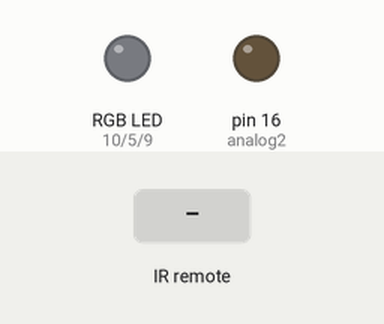
Recording of a sketch running on a simulated Arduino Uno, built with avr-gcc and run on an emulated ATmega328P. On the bench: an RGB LED mixed from three pins (HIGH = lit), output pins drawn as LEDs (lit = HIGH). The inputs (shaded band) are chosen by the test bench. The local clock reads 2024-03-15 10:24:30 at power-on unless the sketch sets it; pins used as bus, display or sensor lines are not drawn.

Above: at 1.2 s.
1.3 s: infrared code 0xF7C03F received
At 2.7 s:
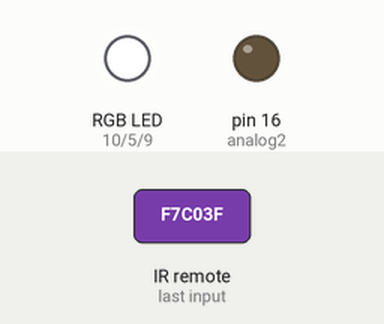
3.5 s: infrared code 0xF740BF received
At 5.3 s:
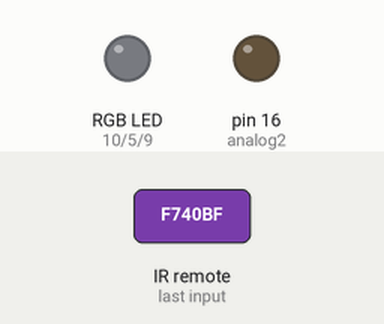
5.6 s: infrared code 0xF720DF received
At 7.2 s:
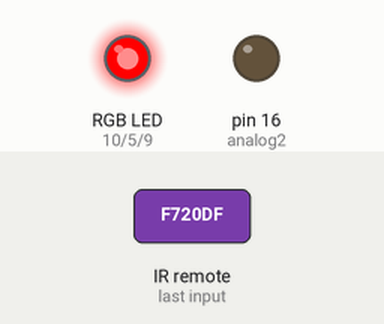
7.8 s: infrared code 0xF700FF received
At 8.2 s:
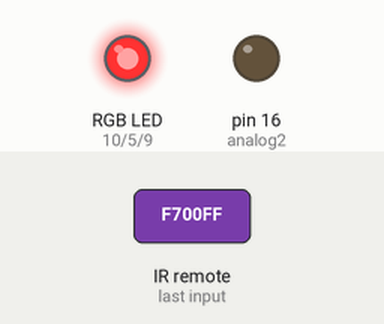
9.4 s: infrared code 0xF710EF received
At 10.7 s:
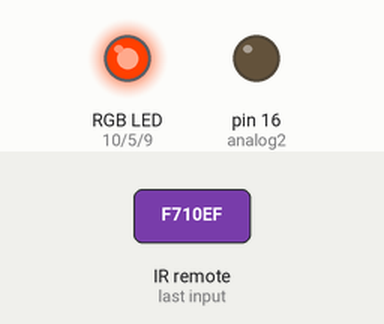
11.0 s: infrared code 0xF730CF received
At 12.2 s:
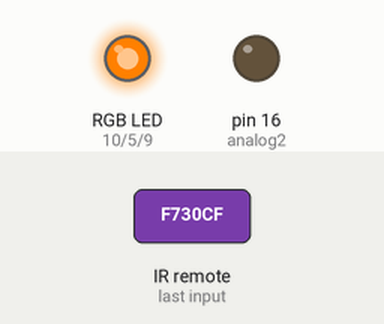
Timing chart, 0 to 13.6 s (numbered marks = the images above; inputs shaded):
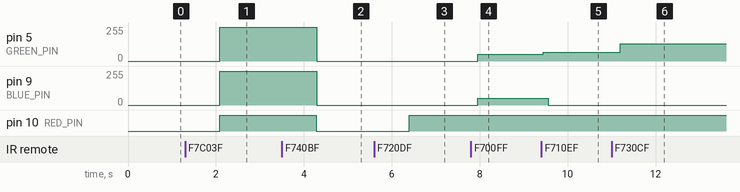

Measured:
- after the input at 1.3 s, pin 5 (GREEN_PIN), pin 9 (BLUE_PIN): 0/255 → 255/255 after 0.79 s; pin 10 (RED_PIN): LOW → HIGH after 0.79 s
- after the input at 3.5 s, pin 5 (GREEN_PIN), pin 9 (BLUE_PIN): 255/255 → 0/255 after 0.79 s; pin 10 (RED_PIN): HIGH → LOW after 0.79 s
- after the input at 5.6 s, pin 10 (RED_PIN): LOW → HIGH after 0.79 s
- after the input at 7.8 s, pin 5 (GREEN_PIN), pin 9 (BLUE_PIN): 0/255 → 50/255 after 0.15 s
- after the input at 9.4 s, pin 5 (GREEN_PIN): 50/255 → 64/255 at once; pin 9 (BLUE_PIN): 50/255 → 0/255 after 0.16 s
- after the input at 11.0 s, pin 5 (GREEN_PIN): 64/255 → 128/255 after 0.20 s

The sketch:

rgb_led_strip_control_boxv2.ino
```cpp
#include <IRremote.h>
#include <Wire.h>

#include "RTClib.h"

#include "Led.h"
#include "Pulser.h"

#define RED_PIN 10  // red pin
#define GREEN_PIN 5 // green pin
#define BLUE_PIN 9  // blue pin

#define RECEIVER 2 // IR receiver pin

#define DEF_STEP 1 // PWM step value
#define DEF_DELAY 3 // delay between steps in milliseconds

#define PRINT_TIME_TO_SERIAL false

/* -- RGB remote controller button values -- */
const unsigned long r_incBrightness = 0xF700FF;
const unsigned long r_decBrightness = 0xF7807F;
const unsigned long r_off           = 0xF740BF;
const unsigned long r_on            = 0xF7C03F;
const unsigned long r_red1          = 0xF720DF;
const unsigned long r_red2          = 0xF710EF;
const unsigned long r_red3          = 0xF730CF;
const unsigned long r_red4          = 0xF708F7;
const unsigned long r_red5          = 0xF728D7;
const unsigned long r_green1        = 0xF7A05F;
const unsigned long r_green2        = 0xF7906F;
const unsigned long r_green3        = 0xF7B04F;
const unsigned long r_green4        = 0xF78877;
const unsigned long r_green5        = 0xF7A857;
const unsigned long r_blue1         = 0xF7609F;
const unsigned long r_blue2         = 0xF750AF;
const unsigned long r_blue3         = 0xF7708F;
const unsigned long r_blue4         = 0xF748B7;
const unsigned long r_blue5         = 0xF76897;
const unsigned long r_white         = 0xF7E01F;
const unsigned long r_flash         = 0xF7D02F;
const unsigned long r_strobe        = 0xF7F00F;
const unsigned long r_fade          = 0xF7C837;
const unsigned long r_smooth        = 0xF7E817;
/* ----------------------------------------- */

Led *red_led;
Led *green_led;
Led *blue_led;

RTC_DS1307 RTC;

unsigned int curr_button;
unsigned int prev_button;

unsigned long int last_cycle;

IRrecv irrecv(RECEIVER);
decode_results results;

Pulser *red_puls;
Pulser *green_puls;
Pulser *blue_puls;

void setup() {
  if(PRINT_TIME_TO_SERIAL) {
    Serial.begin(9600);
  }

  // setup clock
  pinMode(17, OUTPUT); //analog3 SDA
  digitalWrite(17, HIGH);
  pinMode(16, OUTPUT); //analog2
  digitalWrite(16, LOW);
  Wire.begin();
  RTC.begin();
  // set new time when needed
  //RTC.adjust(DateTime(__DATE__, __TIME__));

  // enable IR receiver
  irrecv.enableIRIn();

  // set RGB pins to output
  pinMode(RED_PIN, OUTPUT);
  pinMode(GREEN_PIN, OUTPUT);
  pinMode(BLUE_PIN, OUTPUT);

  red_led = new Led(RED_PIN, 0, 255);
  green_led = new Led(GREEN_PIN, 0, 255);
  blue_led = new Led(BLUE_PIN, 0, 255);

  red_led->set(0);
  green_led->set(0);
  blue_led->set(0);

  red_led->show();
  green_led->show();
  blue_led->show();
}

int temp_sec = 0;

bool isOff(){
  return red_led->getCurrent() == 0 && green_led->getCurrent() == 0 && blue_led->getCurrent() == 0;
}

void destroyPulsers(){
  free(red_puls);
  free(green_puls);
  free(blue_puls);
}

void print_current_time_to_serial(DateTime now){
  Serial.print(now.year(), DEC);
  Serial.print('/');
  Serial.print(now.month(), DEC);
  Serial.print('/');
  Serial.print(now.day(), DEC);
  Serial.print(' ');
  Serial.print(now.hour(), DEC);
  Serial.print(':');
  Serial.print(now.minute(), DEC);
  Serial.print(':');
  Serial.print(now.second(), DEC);
  Serial.println();
}

void loop() {
  DateTime now = RTC.now();

  if(PRINT_TIME_TO_SERIAL){
    print_current_time_to_serial(now);
  }

  if (irrecv.decode(&results)) {
    if(results.value == r_off){
      destroyPulsers();
      red_puls = new Pulser(*red_led, DEF_STEP, DEF_DELAY, red_led->getCurrent(), 0);
      green_puls = new Pulser(*green_led, DEF_STEP, DEF_DELAY, green_led->getCurrent(), 0);
      blue_puls = new Pulser(*blue_led, DEF_STEP, DEF_DELAY, blue_led->getCurrent(), 0);

    } else if (results.value == r_on) {
      destroyPulsers();
      red_puls = new Pulser(*red_led, DEF_STEP, DEF_DELAY, red_led->getCurrent(), 255);
      green_puls = new Pulser(*green_led, DEF_STEP, DEF_DELAY, green_led->getCurrent(), 255);
      blue_puls = new Pulser(*blue_led, DEF_STEP, DEF_DELAY, blue_led->getCurrent(), 255);

    } else if (results.value == r_red1){
      destroyPulsers();
      red_puls = new Pulser(*red_led, DEF_STEP, DEF_DELAY, red_led->getCurrent(), 255);
      green_puls = new Pulser(*green_led, DEF_STEP, DEF_DELAY, green_led->getCurrent(), 0);
      blue_puls = new Pulser(*blue_led, DEF_STEP, DEF_DELAY, blue_led->getCurrent(), 0);

    } else if (results.value == r_red2){
      destroyPulsers();
      red_puls = new Pulser(*red_led, DEF_STEP, DEF_DELAY, red_led->getCurrent(), 255);
      green_puls = new Pulser(*green_led, DEF_STEP, DEF_DELAY, green_led->getCurrent(), 64);
      blue_puls = new Pulser(*blue_led, DEF_STEP, DEF_DELAY, blue_led->getCurrent(), 0);

    } else if (results.value == r_red3){
      destroyPulsers();
      red_puls = new Pulser(*red_led, DEF_STEP, DEF_DELAY, red_led->getCurrent(), 255);
      green_puls = new Pulser(*green_led, DEF_STEP, DEF_DELAY, green_led->getCurrent(), 128);
      blue_puls = new Pulser(*blue_led, DEF_STEP, DEF_DELAY, blue_led->getCurrent(), 0);

    } else if (results.value == r_red4){
      destroyPulsers();
      red_puls = new Pulser(*red_led, DEF_STEP, DEF_DELAY, red_led->getCurrent(), 255);
      green_puls = new Pulser(*green_led, DEF_STEP, DEF_DELAY, green_led->getCurrent(), 192);
      blue_puls = new Pulser(*blue_led, DEF_STEP, DEF_DELAY, blue_led->getCurrent(), 0);

    } else if (results.value == r_red5){
      destroyPulsers();
      red_puls = new Pulser(*red_led, DEF_STEP, DEF_DELAY, red_led->getCurrent(), 255);
      green_puls = new Pulser(*green_led, DEF_STEP, DEF_DELAY, green_led->getCurrent(), 255);
      blue_puls = new Pulser(*blue_led, DEF_STEP, DEF_DELAY, blue_led->getCurrent(), 0);

    } else if (results.value == r_green1){
      destroyPulsers();
      red_puls = new Pulser(*red_led, DEF_STEP, DEF_DELAY, red_led->getCurrent(), 0);
      green_puls = new Pulser(*green_led, DEF_STEP, DEF_DELAY, green_led->getCurrent(), 255);
      blue_puls = new Pulser(*blue_led, DEF_STEP, DEF_DELAY, blue_led->getCurrent(), 0);

    } else if (results.value == r_green2){
      destroyPulsers();
      red_puls = new Pulser(*red_led, DEF_STEP, DEF_DELAY, red_led->getCurrent(), 0);
      green_puls = new Pulser(*green_led, DEF_STEP, DEF_DELAY, green_led->getCurrent(), 255);
      blue_puls = new Pulser(*blue_led, DEF_STEP, DEF_DELAY, blue_led->getCurrent(), 64);

    } else if (results.value == r_green3){
      destroyPulsers();
      red_puls = new Pulser(*red_led, DEF_STEP, DEF_DELAY, red_led->getCurrent(), 0);
      green_puls = new Pulser(*green_led, DEF_STEP, DEF_DELAY, green_led->getCurrent(), 255);
      blue_puls = new Pulser(*blue_led, DEF_STEP, DEF_DELAY, blue_led->getCurrent(), 128);

    } else if (results.value == r_green4){
      destroyPulsers();
      red_puls = new Pulser(*red_led, DEF_STEP, DEF_DELAY, red_led->getCurrent(), 0);
      green_puls = new Pulser(*green_led, DEF_STEP, DEF_DELAY, green_led->getCurrent(), 255);
      blue_puls = new Pulser(*blue_led, DEF_STEP, DEF_DELAY, blue_led->getCurrent(), 192);

    } else if (results.value == r_green5){
      destroyPulsers();
      red_puls = new Pulser(*red_led, DEF_STEP, DEF_DELAY, red_led->getCurrent(), 0);
      green_puls = new Pulser(*green_led, DEF_STEP, DEF_DELAY, green_led->getCurrent(), 255);
      blue_puls = new Pulser(*blue_led, DEF_STEP, DEF_DELAY, blue_led->getCurrent(), 255);

    } else if (results.value == r_blue1){
      destroyPulsers();
      red_puls = new Pulser(*red_led, DEF_STEP, DEF_DELAY, red_led->getCurrent(), 0);
      green_puls = new Pulser(*green_led, DEF_STEP, DEF_DELAY, green_led->getCurrent(), 0);
      blue_puls = new Pulser(*blue_led, DEF_STEP, DEF_DELAY, blue_led->getCurrent(), 255);

    } else if (results.value == r_blue2){
      destroyPulsers();
      red_puls = new Pulser(*red_led, DEF_STEP, DEF_DELAY, red_led->getCurrent(), 64);
      green_puls = new Pulser(*green_led, DEF_STEP, DEF_DELAY, green_led->getCurrent(), 0);
      blue_puls = new Pulser(*blue_led, DEF_STEP, DEF_DELAY, blue_led->getCurrent(), 255);

    } else if (results.value == r_blue3){
      destroyPulsers();
      red_puls = new Pulser(*red_led, DEF_STEP, DEF_DELAY, red_led->getCurrent(), 128);
      green_puls = new Pulser(*green_led, DEF_STEP, DEF_DELAY, green_led->getCurrent(), 0);
      blue_puls = new Pulser(*blue_led, DEF_STEP, DEF_DELAY, blue_led->getCurrent(), 255);

    } else if (results.value == r_blue4){
      destroyPulsers();
      red_puls = new Pulser(*red_led, DEF_STEP, DEF_DELAY, red_led->getCurrent(), 192);
      green_puls = new Pulser(*green_led, DEF_STEP, DEF_DELAY, green_led->getCurrent(), 0);
      blue_puls = new Pulser(*blue_led, DEF_STEP, DEF_DELAY, blue_led->getCurrent(), 255);

    } else if (results.value == r_blue5){
      destroyPulsers();
      red_puls = new Pulser(*red_led, DEF_STEP, DEF_DELAY, red_led->getCurrent(), 255);
      green_puls = new Pulser(*green_led, DEF_STEP, DEF_DELAY, green_led->getCurrent(), 0);
      blue_puls = new Pulser(*blue_led, DEF_STEP, DEF_DELAY, blue_led->getCurrent(), 255);

    } else if (results.value == r_white){
      destroyPulsers();
      red_puls = new Pulser(*red_led, DEF_STEP, DEF_DELAY, red_led->getCurrent(), 255);
      green_puls = new Pulser(*green_led, DEF_STEP, DEF_DELAY, green_led->getCurrent(), 255);
      blue_puls = new Pulser(*blue_led, DEF_STEP, DEF_DELAY, blue_led->getCurrent(), 255);

    } else if (results.value == r_strobe){
      destroyPulsers();
      red_puls = new Pulser(*red_led, red_led->getCurrent(), 200, red_led->getCurrent(), 0);
      red_puls->setRepeatable(true);
      red_puls->setReversable(true);
      green_puls = new Pulser(*green_led, green_led->getCurrent(), 200, green_led->getCurrent(), 0);
      green_puls->setRepeatable(true);
      green_puls->setReversable(true);
      blue_puls = new Pulser(*blue_led, blue_led->getCurrent(), 200, blue_led->getCurrent(), 0);
      blue_puls->setRepeatable(true);
      blue_puls->setReversable(true);

    } else if (results.value == r_fade){
      destroyPulsers();
      red_puls = new Pulser(*red_led, DEF_STEP, DEF_DELAY, red_led->getCurrent(), 0);
      red_puls->setRepeatable(true);
      red_puls->setReversable(true);
      green_puls = new Pulser(*green_led, DEF_STEP, DEF_DELAY, green_led->getCurrent(), 0);
      green_puls->setRepeatable(true);
      green_puls->setReversable(true);
      blue_puls = new Pulser(*blue_led, DEF_STEP, DEF_DELAY, blue_led->getCurrent(), 0);
      blue_puls->setRepeatable(true);
      blue_puls->setReversable(true);

    } else if (results.value == r_decBrightness){
      destroyPulsers();
      red_puls = new Pulser(*red_led, DEF_STEP, DEF_DELAY, red_led->getCurrent(), red_led->getCurrent()-50);
      green_puls = new Pulser(*green_led, DEF_STEP, DEF_DELAY, green_led->getCurrent(), green_led->getCurrent()-50);
      blue_puls = new Pulser(*blue_led, DEF_STEP, DEF_DELAY, blue_led->getCurrent(), blue_led->getCurrent()-50);

    } else if (results.value == r_incBrightness){
      destroyPulsers();
      red_puls = new Pulser(*red_led, DEF_STEP, DEF_DELAY, red_led->getCurrent(), red_led->getCurrent()+50);
      green_puls = new Pulser(*green_led, DEF_STEP, DEF_DELAY, green_led->getCurrent(), green_led->getCurrent()+50);
      blue_puls = new Pulser(*blue_led, DEF_STEP, DEF_DELAY, blue_led->getCurrent(), blue_led->getCurrent()+50);

    }

    irrecv.resume(); // Receive the next value
  }

  if(isOff() && now.hour() == 7 && now.minute() == 5 && now.second() == 0){
      delay(1000);
      destroyPulsers();
      red_puls = new Pulser(*red_led, 1, 4000, 0, 255);
      green_puls = new Pulser(*green_led, 1, 4000, 0, 255);
      blue_puls = new Pulser(*blue_led, 1, 4000, 0, 255);
  }

  red_puls->runCycle();
  green_puls->runCycle();
  blue_puls->runCycle();

  red_led->show();
  green_led->show();
  blue_led->show();
}
```

Led.cpp
```cpp
#include "Led.h"
#include "Arduino.h"

Led::Led(int pin_value, int min_value, int max_value){
  _pin = pin_value;
  _min = min_value;
  _max = max_value;

  _current = _min;
}

void Led::inc(int val){
  _current += val;

  if(_current > _max){
    _current = _max;
  }
}

void Led::dec(int val){
  _current -= val;

  if(_current < _min){
    _current = _min;
  }
}

void Led::setMin(){
  _current = _min;
}

void Led::setMax(){
  _current = _max;
}

void Led::set(int val){
  _current = val;
}

int Led::getCurrent(){
  return _current;
}

void Led::show(){
  analogWrite(_pin, _current);
}
```

Led.h
```cpp
#ifndef Led_h
#define Led_h
#include "Arduino.h"

class Led {
  private:
  int _pin;
  int _current;
  int _min;
  int _max;

  public:

  Led(int pin_value, int min_value = LOW, int max_value = HIGH);
  void inc(int val = 1);
  void dec(int val = 1);
  void setMin();
  void setMax();
  void set(int val);
  int getCurrent();
  void show();
};
#endif
```

Pulser.cpp
```cpp
#include "Pulser.h"
//TODO: reversible, repeatable
Pulser::Pulser(Led &led, int step_, int delay_, int start_at, int end_at)
: led(&led), step_(step_), delay_(delay_), start_at(start_at), end_at(end_at)
{
  // check and adjust boundaries if necessary
  if(end_at < LOW){
    end_at = LOW;
  }
  if(end_at > HIGH){
    end_at = HIGH;
  }
  if(start_at < LOW){
    start_at = LOW;
  }
  if(start_at > HIGH){
    start_at = HIGH;
  }

  is_repeatable = false;
  is_reversable = false;
  reset();
  next_cycle = millis();
}

// repeatable pulser will continue pulsing indefinitely
// non repeatable pulser will stop once it reaches it's max value
void Pulser::setRepeatable(bool val){
  is_repeatable = val;
}

// reversable pulser will reverse fading direction once max/min value is reached
// if pulser is also repeatable it will pulse indefinetly fading from low to
// high and vice versa
// if pulser is not repeatable it will reverse direction only once
void Pulser::setReversable(bool val){
  is_reversable = val;
}

void Pulser::reset(){
  led->set(start_at);
  reverse_count = 0;
  is_stoped = false;

  if(start_at < end_at){
    curr_direction = ASC;
  } else {
    curr_direction = DESC;
  }
}

void Pulser::reverseDirection(){
  curr_direction = curr_direction == ASC ? DESC : ASC;
  reverse_count++;
}

bool Pulser::isBoundariesReached(){
  int first_boundary  = start_at < end_at ? end_at : start_at;
  int second_boundary = start_at < end_at ? start_at : end_at;
  return (curr_direction == ASC && led->getCurrent() >= first_boundary)
      || (curr_direction == DESC && led->getCurrent() <= second_boundary);
}

void Pulser::runCycle()
{
  if(millis() >= next_cycle && start_at != end_at){
    // check for start/end bound values
    if(isBoundariesReached()){
      if(is_repeatable){
        if(is_reversable){
          reverseDirection();
        } else {
          reset();
        }
      } else {
        if(is_reversable){
          if(reverse_count >= 1){ // only single reversion allows, since it is not repeatable
            is_stoped = true;
          } else {
            reverseDirection();
          }
        } else {
          is_stoped = true;
        }
      }
    }


    if(!is_stoped){
      // increase/decrease led value
      if(curr_direction == ASC){
        led->inc(step_);
      } else if (curr_direction == DESC){
        led->dec(step_);
      }
    }

    // calculate next cycle
    next_cycle = millis() + delay_;
  }
}
```

Pulser.h
```cpp
#ifndef Pulser_h
#define Pulser_h

#include "Led.h"
#include "Arduino.h"

class Pulser {
  private:

  enum Direction { ASC, DESC };

  Led *led;
  int step_;
  int delay_;
  int start_at;
  int end_at;
  int reverse_count;

  Direction curr_direction;

  int increasing;

  bool is_reversable;
  bool is_repeatable;
  bool is_stoped;


  unsigned long int next_cycle;

  bool isBoundariesReached();

  public:

  Pulser(Led&, int , int , int = LOW, int = HIGH);

  void setRepeatable(bool);
  void setReversable(bool);
  void reverseDirection();

  void reset();

  void runCycle();
};
#endif
```
